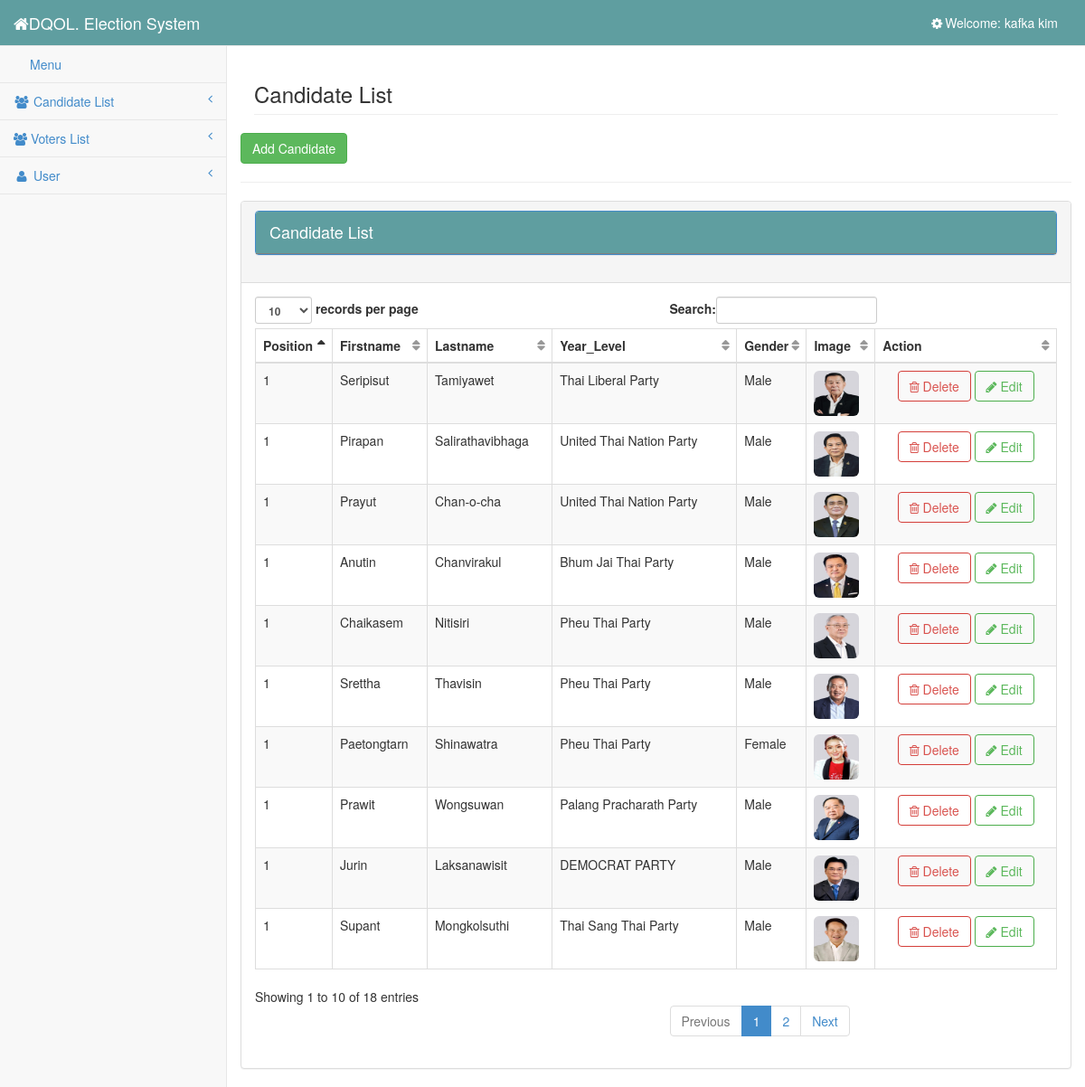
The page /admin/users.php (signed in) on the database its author committed.
### tables this page shows
CREATE TABLE `user` (
  `user_id` int(11) NOT NULL,
  `username` varchar(100) NOT NULL,
  `password` varchar(100) NOT NULL,
  `firstname` varchar(100) NOT NULL,
  `lastname` varchar(100) NOT NULL
);

CREATE TABLE `candidate` (
  `candidate_id` int(11) NOT NULL,
  `position` varchar(100) NOT NULL,
  `firstname` varchar(100) NOT NULL,
  `lastname` varchar(100) NOT NULL,
  `year_level` varchar(100) NOT NULL,
  `gender` varchar(100) NOT NULL,
  `img` varchar(100) NOT NULL
);

### admin/session.php (called while the page is built, shortened)
<?php
	require '../database/dbcon.php';
	$session_id=$_SESSION['id'];
	$user_query = $conn->query("SELECT * FROM user WHERE user_id = '$session_id'") or die(mysqli_errno());
	$user_row = $user_query->fetch_array();
?>

### admin/users.php (the view, shortened to what this page needs)
<?php include ('session.php');?>
<?php include ('head.php');?>
<body>
    <div id="wrapper">
        <?php include ('side_bar.php');?>
        <div id="page-wrapper">
            <div class="row">
                <div class="col-lg-12">
                    <h3 class="page-header">Candidate List</h3>
                </div>
				<button class="btn btn-success" data-toggle="modal" data-target="#myModal">Add Candidate</button>
				<hr/>
                    <div class="panel panel-default">
                        <div class="panel-heading">
                            <h4 class="modal-title" id="myModalLabel">
												<div class="panel panel-primary">
													<div class="panel-heading">
														Candidate List
													</div>
												</div>
											</h4>
                        </div>
                        <div class="panel-body">
                            <div class="table-responsive">
                                <table class="table table-striped table-bordered table-hover" id="dataTables-example">
                                    <thead>
                                        <tr>
                                            <th>Position</th>
                                            <th>Firstname</th>
                                            <th>Lastname</th>
                                            <th>Year_Level</th>
                                            <th>Gender</th>
                                            <th>Image</th>
                                            <th>Action</th>
                                        </tr>
                                    </thead>
                                    <tbody>
                                        <tr>
										<?php
										$query=mysql_query("SELECT * FROM candidate ORDER BY candidate_id DESC");
										while($row = mysql_fetch_array($query)){
										$candidate_id=$row['candidate_id'];
										?>
											<td><?php echo $row ['position'];?></td>
                                            <td><?php echo $row ['firstname'];?></td>
                                            <td><?php echo $row ['lastname'];?></td>
                                            <td><?php echo $row ['year_level'];?></td>
                                            <td><?php echo $row ['gender'];?></td>
                                            <td width="50"><img src="<?php echo $row['img']; ?>" width="50" height="50" class="img-rounded"></td>
                                            <td style="text-align:center">
												 <a rel="tooltip"  title="Delete" id="<?php echo $candidate_id; ?>" href="#delete_user<?php echo $candidate_id; ?>" data-target="#delete_user" data-toggle="modal"class="btn btn-danger btn-outline"><i class="fa fa-trash-o"></i> Delete</a>
												  <a rel="tooltip"  title="Edit" id="<?php echo $row['candidate_id'] ?>" href="#edit_candidate<?php echo $row['candidate_id'] ?>"  data-toggle="modal"class="btn btn-success btn-outline"><i class="fa fa-pencil"></i> Edit</a>
											</td>
                                        </tr>
                                       <?php } ?>
                                    </tbody>
                                </table>
                            </div>
                        </div>
                    </div>
            </div>
        </div>
    </div>
</body>
</html>

### admin/side_bar.php (shortened to what this page needs)
<?php require '../database/dbcon.php';?>
<nav class="navbar navbar-default navbar-static-top" role="navigation" style="margin-bottom:0; background-color:cadetblue;">
    <div class="navbar-header">
        <a class="navbar-brand" href="" style="color:white;"><i class="fa fa-home fa-large"> </i>DQOL. Election System</a>
    </div>
    <ul class="nav navbar-top-links navbar-right">
        <?php
        $query = $conn->query("SELECT * from user where user_id ='$session_id'") or die(mysql_error());
        while ($row = $query->fetch_array()) {
        ?>
            <li class="dropdown">
                <a class="dropdown-toggle" data-toggle="dropdown" href="#" style="color: white">
                    <i class="fa fa-cog fa-spin fa-fw"></i>Welcome: <?php echo $user_username = $user_row['firstname'] . " " . $user_row['lastname']; ?>
                </a>
            </li>
        <?php } ?>
    </ul>
    <div class="navbar-default sidebar" role="navigation">
        <div class="sidebar-nav navbar-collapse">
            <ul class="nav" id="side-menu">
                <li>
                    <a href="candidate.php"><i class="fa fa-menu fa-fw"></i>Menu </a>
                </li>
                <li>
                    <a href="#"><i class="fa fa-users fa-fw"></i> Candidate List<span class="fa arrow"></span></a>
                </li>
                <li>
                    <a href="#"><i class="fa fa-users"></i> Voters List<span class="fa arrow"></span></a>
                </li>
                <li>
                    <a href="#"><i class="fa fa-user fa-fw"></i> User<span class="fa arrow"></span></a>
                </li>
            </ul>
        </div>
    </div>
</nav>

### css/sb-admin-2.css (style rules this page uses)
body { background-color: #f8f8f8; }
#wrapper { width: 100%; }
#page-wrapper { padding: 0 15px; min-height: 568px; background-color: #fff; }
@media (min-width:768px) { #page-wrapper { position: inherit; margin: 0 0 0 250px; padding: 0 30px; border-left: 1px solid #e7e7e7; } }
.navbar-top-links li { display: inline-block; }
.navbar-top-links li:last-child { margin-right: 15px; }
.navbar-top-links li a { padding: 15px; min-height: 50px; }
.sidebar .sidebar-nav.navbar-collapse { padding-right: 0; padding-left: 0; }
.sidebar ul li { border-bottom: 1px solid #e7e7e7; }
.sidebar .arrow { float: right; }
.sidebar .fa.arrow:before { content: "\f104"; }
@media (min-width:768px) { .sidebar { z-index: 1; position: absolute; width: 250px; margin-top: 51px; } }
.btn-outline { color: inherit; background-color: transparent; transition: all .5s; }
.btn-success.btn-outline { color: #5cb85c; }
.btn-danger.btn-outline { color: #d9534f; }
table.dataTable thead .sorting, table.dataTable thead .sorting_asc, table.dataTable thead .sorting_desc, table.dataTable thead .sorting_asc_disabled, table.dataTable thead .sorting_desc_disabled { background: 0 0; }
table.dataTable thead .sorting_asc:after { content: "\f0de"; float: right; font-family: fontawesome; }
table.dataTable thead .sorting:after { content: "\f0dc"; float: right; font-family: fontawesome; color: rgba(50,50,50,.5); }

### rows shown on the page
user: firstname+lastname "kafka kim"
candidate: position "1", firstname "Seripisut", lastname "Tamiyawet", year_level "Thai Liberal Party", gender "Male", img (picture)
candidate: position "1", firstname "Pirapan", lastname "Salirathavibhaga", year_level "United Thai Nation Party", gender "Male", img (picture)
candidate: position "1", firstname "Prayut", lastname "Chan-o-cha", year_level "United Thai Nation Party", gender "Male", img (picture)
candidate: position "1", firstname "Anutin", lastname "Chanvirakul", year_level "Bhum Jai Thai Party", gender "Male", img (picture)
candidate: position "1", firstname "Chaikasem", lastname "Nitisiri", year_level "Pheu Thai Party", gender "Male", img (picture)
candidate: position "1", firstname "Srettha", lastname "Thavisin", year_level "Pheu Thai Party", gender "Male", img (picture)
candidate: position "1", firstname "Paetongtarn", lastname "Shinawatra", year_level "Pheu Thai Party", gender "Female", img (picture)
candidate: position "1", firstname "Prawit", lastname "Wongsuwan", year_level "Palang Pracharath Party", gender "Male", img (picture)
candidate: position "1", firstname "Jurin", lastname "Laksanawisit", year_level "DEMOCRAT PARTY", gender "Male", img (picture)
candidate: position "1", firstname "Supant", lastname "Mongkolsuthi", year_level "Thai Sang Thai Party", gender "Male", img (picture)
